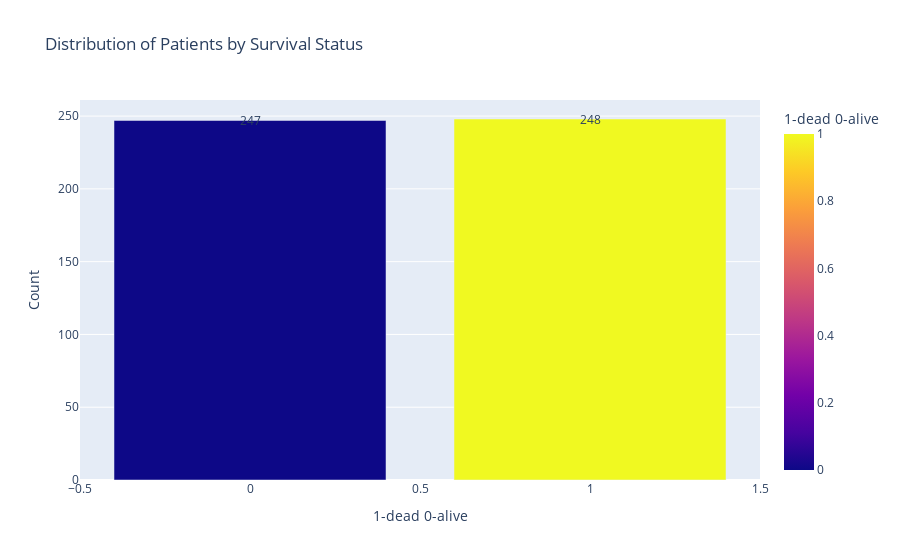
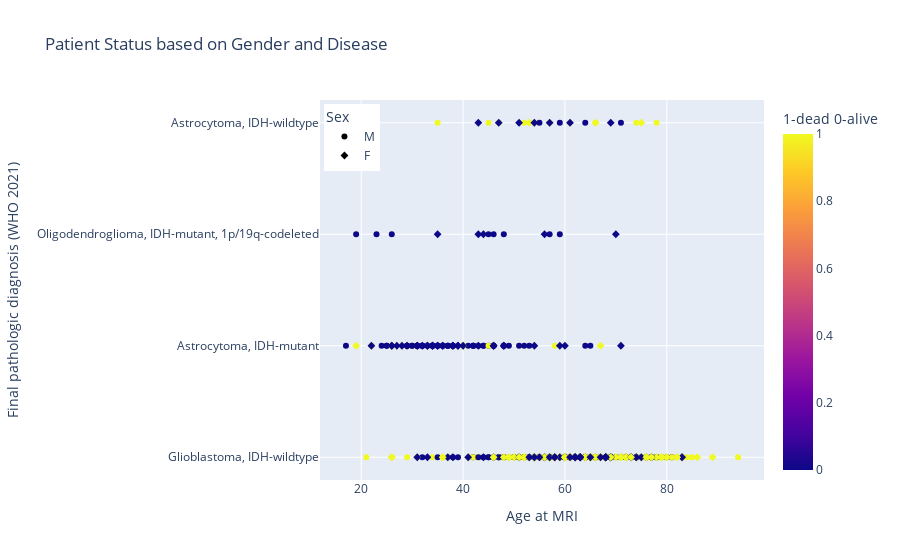

Write notebook code for charts like these, in order.
### Markdown cell above
Based on the provided information, the data includes patients with different grades of CNS (Central Nervous System) tumors. The counts for each grade are as follows:

- Grade 4: There are 396 patients with grade 4 CNS tumors.
- Grade 2: There are 56 patients with grade 2 CNS tumors.
- Grade 3: There are 43 patients with grade 3 CNS tumors.
- These counts represent the number of patients classified under each grade of CNS tumors in the dataset.

Additionally, the data includes information on patient status, categorizing patients as deceased (248 patients) and alive (247 patients). These classifications indicate the number of patients falling into each category based on the available data.

Understanding the distribution of different tumor grades and patient statuses is essential for analyzing and assessing the characteristics and outcomes of the patients within the dataset.

### Code cell
# Plotting the bar chart for survival status
fig = px.bar(status_counts, x=status_counts.index, y=status_counts.values,
             labels={'x': 'Survival Status', 'y': 'Count'},
             color=status_counts.index, title='Distribution of Patients by Survival Status')

# Add labels to the bars
fig.update_layout(annotations=[dict(x=xi, y=yi, text=str(yi), showarrow=False)
                              for xi, yi in zip(status_counts.index, status_counts.values)])

# Plotting the scatter plot for gender and disease
scatter_fig = px.scatter(df_clinical, x='Age at MRI', y='Final pathologic diagnosis (WHO 2021)',
                         color='1-dead 0-alive', symbol='Sex', 
                         title='Patient Status based on Gender and Disease')

# Update the legend position to avoid overlap
scatter_fig.update_layout(legend=dict(yanchor="top", y=0.99, xanchor="left", x=0.01))

# Display the plots
fig.show()
scatter_fig.show()

### Figure 1 — Plotly figure (JSON) as saved in the notebook; plotly's stock layout.template omitted (floating-point values rounded to 4 significant figures)
{"data": [{"alignmentgroup": "True", "hovertemplate": "1-dead 0-alive=%{marker.color}<br>Count=%{y}<extra></extra>", "legendgroup": "", "marker": {"color": [1, 0], "coloraxis": "coloraxis", "pattern": {"shape": ""}}, "name": "", "offsetgroup": "", "orientation": "v", "showlegend": false, "textposition": "auto", "type": "bar", "x": [1, 0], "xaxis": "x", "y": [248, 247], "yaxis": "y"}], "layout": {"annotations": [{"showarrow": false, "text": "248", "x": 1, "y": 248}, {"showarrow": false, "text": "247", "x": 0, "y": 247}], "barmode": "relative", "coloraxis": {"colorbar": {"title": {"text": "1-dead 0-alive"}}, "colorscale": [[0, "#0d0887"], [0.1111, "#46039f"], [0.2222, "#7201a8"], [0.3333, "#9c179e"], [0.4444, "#bd3786"], [0.5556, "#d8576b"], [0.6667, "#ed7953"], [0.7778, "#fb9f3a"], [0.8889, "#fdca26"], [1, "#f0f921"]]}, "legend": {"tracegroupgap": 0}, "title": {"text": "Distribution of Patients by Survival Status"}, "xaxis": {"anchor": "y", "domain": [0, 1], "title": {"text": "1-dead 0-alive"}}, "yaxis": {"anchor": "x", "domain": [0, 1], "title": {"text": "Count"}}}}

### Figure 2 — Plotly figure (JSON) as saved in the notebook; plotly's stock layout.template omitted (floating-point values rounded to 4 significant figures; data arrays with more than 128 entries replaced by an {"elided": "..."} marker saying what was removed)
{"data": [{"hovertemplate": "Sex=M<br>Age at MRI=%{x}<br>Final pathologic diagnosis (WHO 2021)=%{y}<br>1-dead 0-alive=%{marker.color}<extra></extra>", "legendgroup": "M", "marker": {"color": {"elided": "296 int values"}, "coloraxis": "coloraxis", "symbol": "circle"}, "mode": "markers", "name": "M", "orientation": "h", "showlegend": true, "type": "scatter", "x": {"elided": "296 int values"}, "xaxis": "x", "y": {"elided": "296 str values"}, "yaxis": "y"}, {"hovertemplate": "Sex=F<br>Age at MRI=%{x}<br>Final pathologic diagnosis (WHO 2021)=%{y}<br>1-dead 0-alive=%{marker.color}<extra></extra>", "legendgroup": "F", "marker": {"color": {"elided": "199 int values"}, "coloraxis": "coloraxis", "symbol": "diamond"}, "mode": "markers", "name": "F", "orientation": "h", "showlegend": true, "type": "scatter", "x": {"elided": "199 int values"}, "xaxis": "x", "y": {"elided": "199 str values"}, "yaxis": "y"}], "layout": {"coloraxis": {"colorbar": {"title": {"text": "1-dead 0-alive"}}, "colorscale": [[0, "#0d0887"], [0.1111, "#46039f"], [0.2222, "#7201a8"], [0.3333, "#9c179e"], [0.4444, "#bd3786"], [0.5556, "#d8576b"], [0.6667, "#ed7953"], [0.7778, "#fb9f3a"], [0.8889, "#fdca26"], [1, "#f0f921"]]}, "legend": {"title": {"text": "Sex"}, "tracegroupgap": 0, "x": 0.01, "xanchor": "left", "y": 0.99, "yanchor": "top"}, "title": {"text": "Patient Status based on Gender and Disease"}, "xaxis": {"anchor": "y", "domain": [0, 1], "title": {"text": "Age at MRI"}}, "yaxis": {"anchor": "x", "domain": [0, 1], "title": {"text": "Final pathologic diagnosis (WHO 2021)"}}}}
